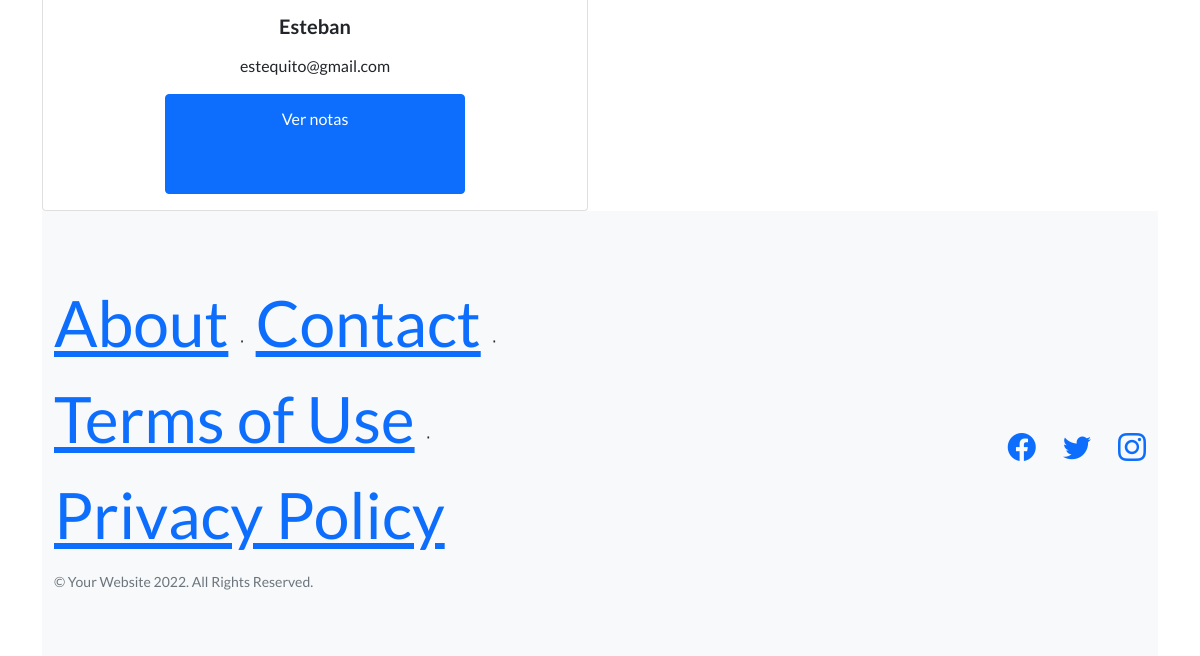
The page /estudiantes (lower part) on the database as committed earlier.
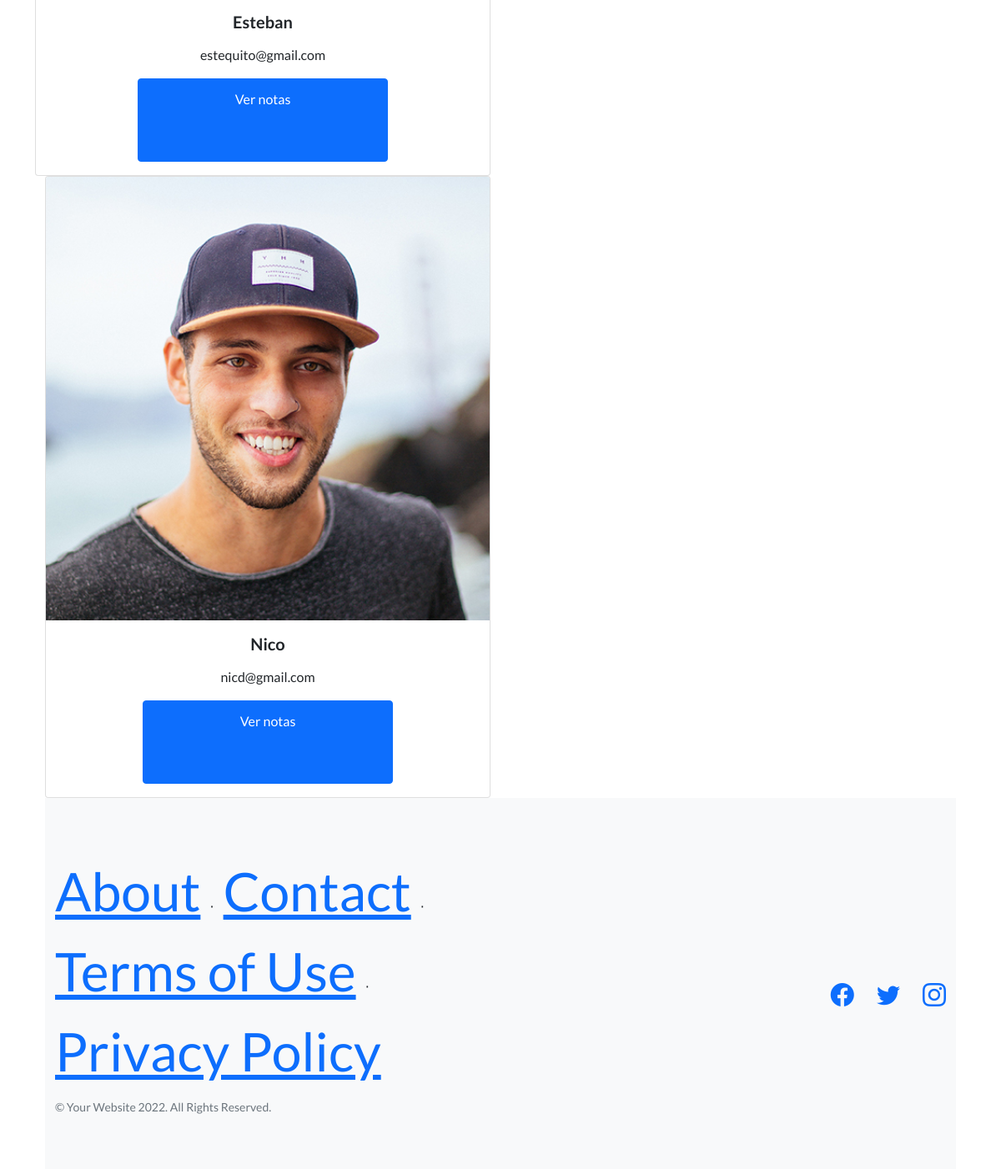
The same page on the database as committed later.
### app_coder/models.py (models this page shows)
class Estudiantes(models.Model):
    nombre = models.CharField(max_length=30)
    apellido = models.CharField(max_length=30)
    email= models.EmailField()

### app_coder/views.py (the view)
# urls.py: path('estudiantes', views.estudiantes, name='Estudiantes'),
def estudiantes(request):
    estudiantes = Estudiantes.objects.all() #llama a toda la data en la tabla sql
    dicc = {'estudiantes' : estudiantes}
    plantilla = loader.get_template('estudiantes.html')
    documento = plantilla.render(dicc)
    return HttpResponse(documento)

### app_coder/template/estudiantes.html (shortened to what this page needs)
{% extends 'padre.html' %}
{% load static %}
{% block contenido %}
{% for n in estudiantes %}
<div class="container">
    <div class="row">
        <div class="col-12 col-md-6">
            <div class="card" >
                <img src="{%  static 'app_coder/assets/img/testimonials-2.jpg' %}" class="card-img-top" alt="...">
                <div class="card-body">
                <h5 class="card-title">{{n.nombre}}</h5>
                <p class="card-email">{{n.email}}</p>
                <a href="#" class="btn btn-primary">Ver notas</a>
                </div>
            </div>
        </div>
</div>
{% endfor %}
{% endblock %}

Rows that differ between the two databases and show on the page:
added Estudiantes: nombre "Nico", email "nicd@gmail.com"
